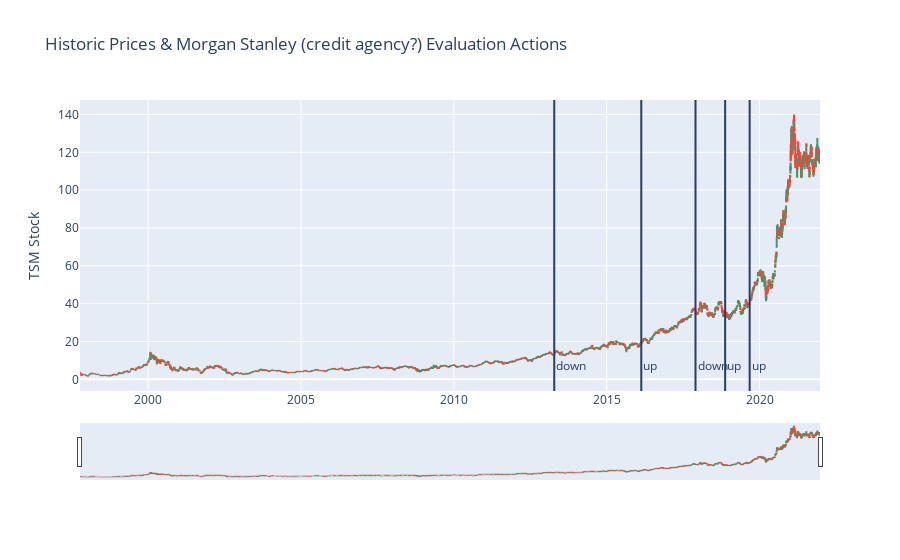

Source (notebook cell):
### Code cell
ticker_tag = 'TSM'

ticker = yf.Ticker(ticker_tag)

recommendations = ticker.recommendations
recommendations = recommendations.reset_index()

earnings = ticker.earnings
earnings = earnings.reset_index()

df = ticker.history(period="max")

df = df.reset_index()
#Converting the datatype to float
for i in ['Open', 'High', 'Close', 'Low']:
    df[i] = df[i].astype('float64')
    
    fig = go.Figure(data=go.Ohlc(x=df['Date'],
                    open=df['Open'],
                    high=df['High'],
                    low=df['Low'],
                    close=df['Close']))



recomend = recommendations[recommendations.Firm == "Morgan Stanley"]
recomend['Change'] = recomend['From Grade'] + " to " + recomend['To Grade']
recomend = recomend.reset_index(drop=True)
shapes = []
annotations = [] 

for i in range (0,len(recomend)):
    date = recomend['Date'].iloc[i]
    date = pd.to_datetime(date.date())
    action =recomend['Action'].iloc[i]
    data_action_day = df[df.Date == date]

    shapes.append(dict(x0=date, x1=date, y0=0, y1=1, xref='x', yref='paper',line_width=2))
    annotations.append(dict(x=date, y=0.05, xref='x', yref='paper',showarrow=False, xanchor = "left",text=action))
    

fig.update_layout(title='Historic Prices & Morgan Stanley (credit agency?) Evaluation Actions',
        yaxis_title=ticker_tag + ' Stock',
        shapes = shapes,
    annotations=annotations)




fig.show()

print(recomend.to_markdown())


#I want to make this plot nicer, i.e. make these bars more attractive!!

### Figure 1 — Plotly figure (JSON) as saved in the notebook; plotly's stock layout.template omitted (floating-point values rounded to 4 significant figures; data arrays with more than 128 entries replaced by an {"elided": "..."} marker saying what was removed)
{"data": [{"close": {"elided": "6093 float values"}, "high": {"elided": "6093 float values"}, "low": {"elided": "6093 float values"}, "open": {"elided": "6093 float values"}, "type": "ohlc", "x": {"elided": "6093 str values"}}], "layout": {"annotations": [{"showarrow": false, "text": "down", "x": "2013-04-14T00:00:00", "xanchor": "left", "xref": "x", "y": 0.05, "yref": "paper"}, {"showarrow": false, "text": "up", "x": "2016-02-18T00:00:00", "xanchor": "left", "xref": "x", "y": 0.05, "yref": "paper"}, {"showarrow": false, "text": "down", "x": "2017-11-27T00:00:00", "xanchor": "left", "xref": "x", "y": 0.05, "yref": "paper"}, {"showarrow": false, "text": "up", "x": "2018-11-16T00:00:00", "xanchor": "left", "xref": "x", "y": 0.05, "yref": "paper"}, {"showarrow": false, "text": "up", "x": "2019-09-05T00:00:00", "xanchor": "left", "xref": "x", "y": 0.05, "yref": "paper"}], "shapes": [{"line": {"width": 2}, "x0": "2013-04-14T00:00:00", "x1": "2013-04-14T00:00:00", "xref": "x", "y0": 0, "y1": 1, "yref": "paper"}, {"line": {"width": 2}, "x0": "2016-02-18T00:00:00", "x1": "2016-02-18T00:00:00", "xref": "x", "y0": 0, "y1": 1, "yref": "paper"}, {"line": {"width": 2}, "x0": "2017-11-27T00:00:00", "x1": "2017-11-27T00:00:00", "xref": "x", "y0": 0, "y1": 1, "yref": "paper"}, {"line": {"width": 2}, "x0": "2018-11-16T00:00:00", "x1": "2018-11-16T00:00:00", "xref": "x", "y0": 0, "y1": 1, "yref": "paper"}, {"line": {"width": 2}, "x0": "2019-09-05T00:00:00", "x1": "2019-09-05T00:00:00", "xref": "x", "y0": 0, "y1": 1, "yref": "paper"}], "title": {"text": "Historic Prices & Morgan Stanley (credit agency?) Evaluation Actions"}, "yaxis": {"title": {"text": "TSM Stock"}}}}
